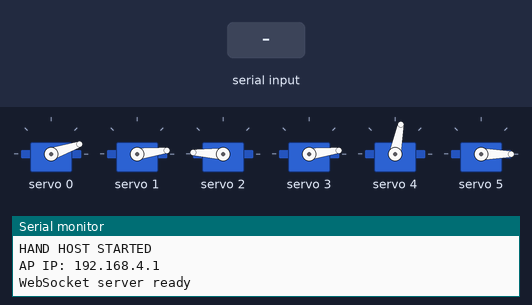
A sketch run on a simulated ESP32. Shown: 6 × servo, the last lines printed to the serial monitor. The test bench sets the inputs (shaded band).

Above: at 2.8 s.
2.9 s: "c90\n" received over Serial
At 4.0 s:
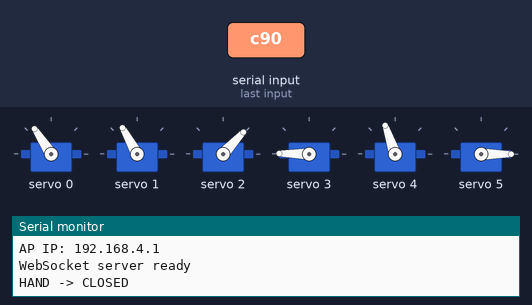
4.6 s: "w90\n" received over Serial
At 5.8 s:
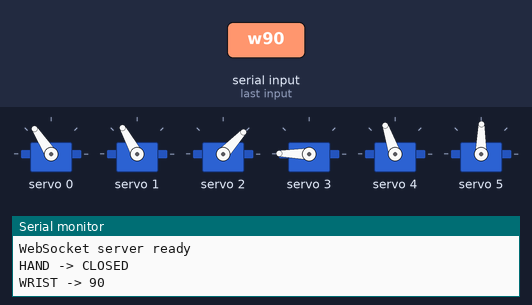
6.1 s: "o90\n" received over Serial
At 7.5 s:
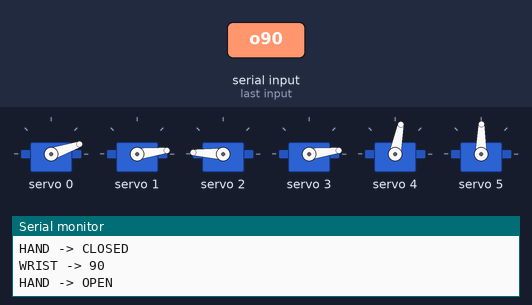
7.8 s: "c,45\n" received over Serial
At 7.98 s:
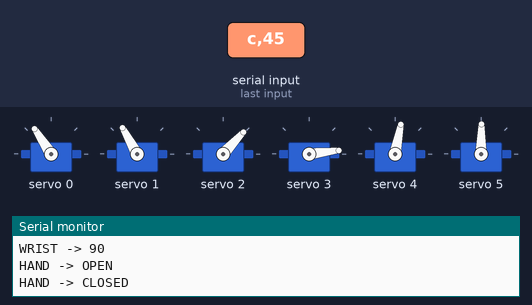
11.0 s: "o,45\n" received over Serial
At 11.18 s:
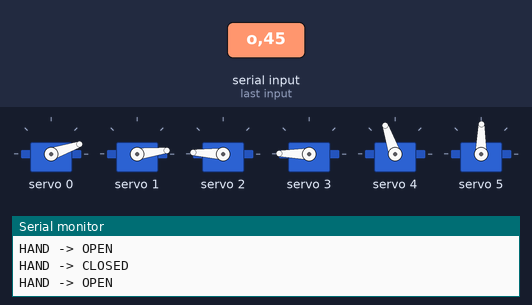
Timing chart, 0 to 13.7 s (numbered marks = the images above; inputs shaded):
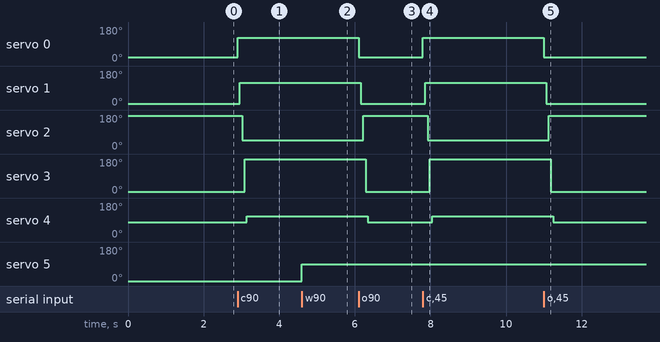

Measured:
- after the input at 2.9 s, servo 0: 19° → 123° at once; servo 1: 7° → 119° after 0.06 s; servo 2: 177° → 47° after 0.12 s; servo 3: 7° → 179° after 0.18 s; servo 4: 79° → 109° after 0.24 s
- after the input at 4.6 s, servo 5: 0° → 89° at once
- after the input at 6.1 s, servo 0: 123° → 19° at once; servo 1: 119° → 7° after 0.06 s; servo 2: 47° → 177° after 0.12 s; servo 3: 179° → 7° after 0.18 s; servo 4: 109° → 79° after 0.24 s
- after the input at 7.8 s, servo 0: 19° → 123° at once; servo 1: 7° → 119° after 0.06 s; servo 2: 177° → 47° after 0.12 s; servo 3: 7° → 179° after 0.18 s; servo 4: 79° → 109° after 0.24 s
- after the input at 11.0 s, servo 0: 123° → 19° at once; servo 1: 119° → 7° after 0.06 s; servo 2: 47° → 177° after 0.12 s; servo 3: 179° → 7° after 0.18 s; servo 4: 109° → 79° after 0.24 s

The sketch:

Hand.ino
```cpp
#include <WiFi.h>
#include <WebSocketsServer.h>
#include <Wire.h>
#include <Adafruit_PWMServoDriver.h>

const char* ssid = "HAND_HOST";
const char* password = "12345678";

WebSocketsServer webSocket(81);
Adafruit_PWMServoDriver pwm = Adafruit_PWMServoDriver(0x40);

#define NUM_FINGERS 5

// PCA9685 channels
#define THUMB_CH   0
#define INDEX_CH   1
#define MIDDLE_CH  2
#define RING_CH    3
#define PINKY_CH   4
#define WRIST_CH   5

int servoChannel[NUM_FINGERS] = {
  THUMB_CH,
  INDEX_CH,
  MIDDLE_CH,
  RING_CH,
  PINKY_CH
};

// Adjust if needed for your servos
#define SERVO_MIN 110
#define SERVO_MAX 490

// Finger calibrated values
int servoOpen[NUM_FINGERS] = {
  20,   // Thumb
  8,    // Index
  178,  // Middle
  8,    // Ring
  80    // Pinky
};

int servoClose[NUM_FINGERS] = {
  124,  // Thumb
  120,  // Index
  48,   // Middle
  180,  // Ring
  110   // Pinky
};

// Wrist limits
int wristRelaxed = 0;
int wristFlexed  = 90;

bool handOverrideClosed = false;
bool wristState = false; // false = 0, true = 90

unsigned long lastGlovePacket = 0;

uint16_t angleToPulse(int angle) {
  angle = constrain(angle, 0, 180);
  return map(angle, 0, 180, SERVO_MIN, SERVO_MAX);
}

void setPCAAngle(uint8_t channel, int angle) {
  pwm.setPWM(channel, 0, angleToPulse(angle));
}

void setFinger(int id, int angle) {
  int minSafe = min(servoOpen[id], servoClose[id]);
  int maxSafe = max(servoOpen[id], servoClose[id]);

  angle = constrain(angle, minSafe, maxSafe);
  setPCAAngle(servoChannel[id], angle);
}

void openHand() {
  Serial.println("HAND -> OPEN");
  for (int i = 0; i < NUM_FINGERS; i++) {
    setFinger(i, servoOpen[i]);
    delay(60);
  }
}

void closeHand() {
  Serial.println("HAND -> CLOSED");
  for (int i = 0; i < NUM_FINGERS; i++) {
    setFinger(i, servoClose[i]);
    delay(60);
  }
}

void setWrist(int angle) {
  angle = constrain(angle, min(wristRelaxed, wristFlexed), max(wristRelaxed, wristFlexed));
  setPCAAngle(WRIST_CH, angle);

  Serial.print("WRIST -> ");
  Serial.println(angle);
}

void handleGlovePacket(String data) {
  // Format: G,thumb,index,middle,ring,pinky

  if (handOverrideClosed) {
    // When EMG hand override is active, glove does not move fingers
    return;
  }

  int c0 = data.indexOf(',');
  int c1 = data.indexOf(',', c0 + 1);
  int c2 = data.indexOf(',', c1 + 1);
  int c3 = data.indexOf(',', c2 + 1);
  int c4 = data.indexOf(',', c3 + 1);

  if (c0 == -1 || c1 == -1 || c2 == -1 || c3 == -1 || c4 == -1) {
    Serial.println("Bad glove packet");
    return;
  }

  int thumb  = data.substring(c0 + 1, c1).toInt();
  int index  = data.substring(c1 + 1, c2).toInt();
  int middle = data.substring(c2 + 1, c3).toInt();
  int ring   = data.substring(c3 + 1, c4).toInt();
  int pinky  = data.substring(c4 + 1).toInt();

  setFinger(0, thumb);
  setFinger(1, index);
  setFinger(2, middle);
  setFinger(3, ring);
  setFinger(4, pinky);

  lastGlovePacket = millis();

  Serial.print("GLOVE -> ");
  Serial.println(data);
}

void handleMusclePacket(String data) {
  // Format: M,1 or M,2

  int comma = data.indexOf(',');
  if (comma == -1) return;

  int command = data.substring(comma + 1).toInt();

  Serial.print("MUSCLE COMMAND -> ");
  Serial.println(command);

  if (command == 1) {
    handOverrideClosed = !handOverrideClosed;

    if (handOverrideClosed) {
      closeHand();
    } else {
      openHand();
      Serial.println("Glove control active again.");
    }
  }

  if (command == 2) {
    wristState = !wristState;

    if (wristState) {
      setWrist(wristFlexed);
    } else {
      setWrist(wristRelaxed);
    }
  }
}

void webSocketEvent(uint8_t num, WStype_t type, uint8_t * payload, size_t length) {
  if (type == WStype_CONNECTED) {
    Serial.print("Client connected: ");
    Serial.println(num);
  }

  if (type == WStype_DISCONNECTED) {
    Serial.print("Client disconnected: ");
    Serial.println(num);
  }

  if (type == WStype_TEXT) {
    String data = String((char*)payload);

    if (data.startsWith("G,")) {
      handleGlovePacket(data);
    }
    else if (data.startsWith("M,")) {
      handleMusclePacket(data);
    }
    else {
      Serial.print("Unknown packet: ");
      Serial.println(data);
    }
  }
}

void setup() {
  Serial.begin(115200);
  delay(1000);

  Serial.println("HAND HOST STARTING");

  Wire.begin(21, 22);

  pwm.begin();
  pwm.setPWMFreq(50);
  delay(300);

  openHand();
  setWrist(wristRelaxed);

  WiFi.softAP(ssid, password);

  Serial.println("HAND HOST STARTED");
  Serial.print("AP IP: ");
  Serial.println(WiFi.softAPIP());

  webSocket.begin();
  webSocket.onEvent(webSocketEvent);

  Serial.println("WebSocket server ready");
}

void loop() {
  webSocket.loop();

  if (Serial.available()) {
    char cmd = Serial.read();

    if (cmd == 'o') {
      handOverrideClosed = false;
      openHand();
    }

    if (cmd == 'c') {
      handOverrideClosed = true;
      closeHand();
    }

    if (cmd == 'w') {
      wristState = !wristState;
      setWrist(wristState ? wristFlexed : wristRelaxed);
    }
  }
}
```
